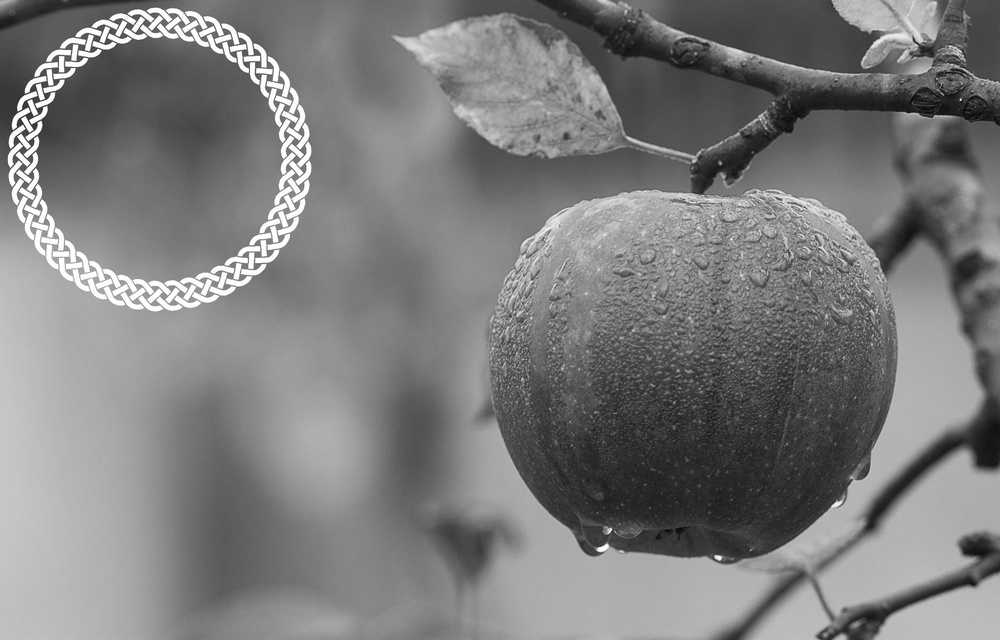
%> input picture use-case-images/apple+circle.jpeg, 1000 x 640 px, shrunk from 1880 x 1204 before the run
$ octave --eval "result = histogramEqualization(imread('../use-case-images/apple+circle.jpeg'));"   (GNU Octave 9; MATLAB toolbox functions it lacks are replaced by stand-ins)
%> lines starting %> are read from the running program, lines starting %| are printed output that depends on the picture
function [newImg, newCounts, indices] = histogramEqualization(img)
    % Image histogram
    oldCounts = imhist(img);
%> oldCounts = 256 values, max 7512 at index 175, min 0 at index 1, mean 2500
    indices = oldCounts;
%> indices has the same summary as oldCounts
    % Max color
    mxc = size(indices, 1);
%> mxc = 256
    % Prefix sum
    for i = 2 : mxc
        indices(i) = indices(i - 1) + indices(i);
    end
%> after the loop, indices = 256 values from 0 to 640000
    % Divide and multiply
    indices = round(indices / indices(mxc) * (mxc - 1));
%> indices = 256 values from 0 to 255
    % New counts
    newCounts = zeros(mxc, 1);
    for i = 1 : mxc
        newCounts(indices(i) + 1) = newCounts(indices(i) + 1) + oldCounts(i);
    end
%> after the loop, newCounts = 256 values, max 7512 at index 218, min 0 at index 31, mean 2500
    % Create the equalized image
    newImg = img;
%> newImg is the input picture: size 640x1000 uint8; min 1, max 255, mean 124.7
    for i = 1 : mxc
        newImg(img == (i - 1)) = indices(i);
    end
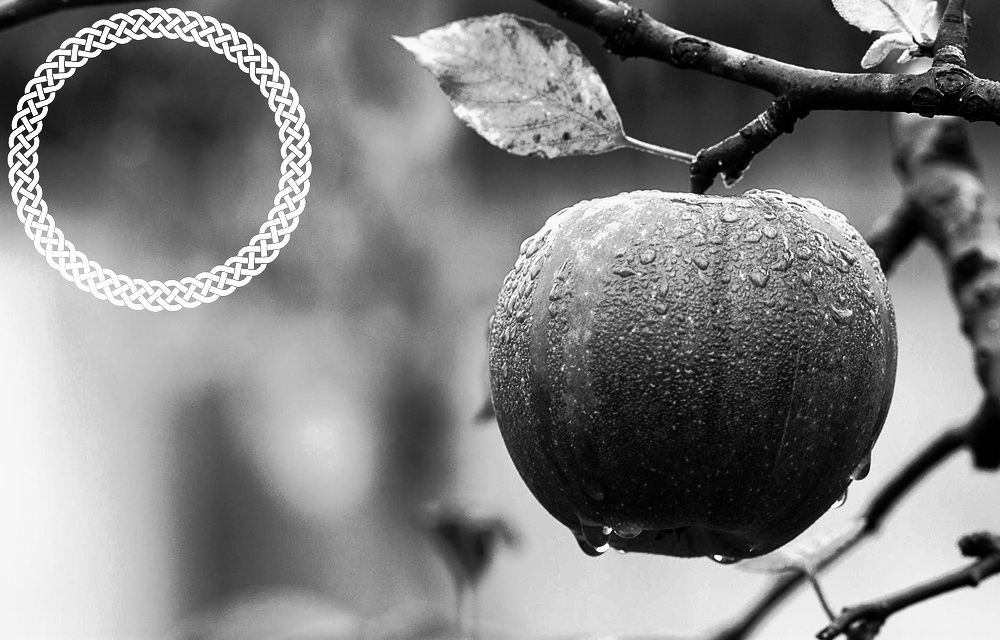
%> newImg: size 640x1000 uint8; min 0, max 255, mean 128.3
    % Displaying
    subplot(1, 2, 1), imshow(img), title('Old Image');
    subplot(1, 2, 2), imshow(newImg), title('New Image');
end

$ run again, on use-case-images/bicycle.jpeg
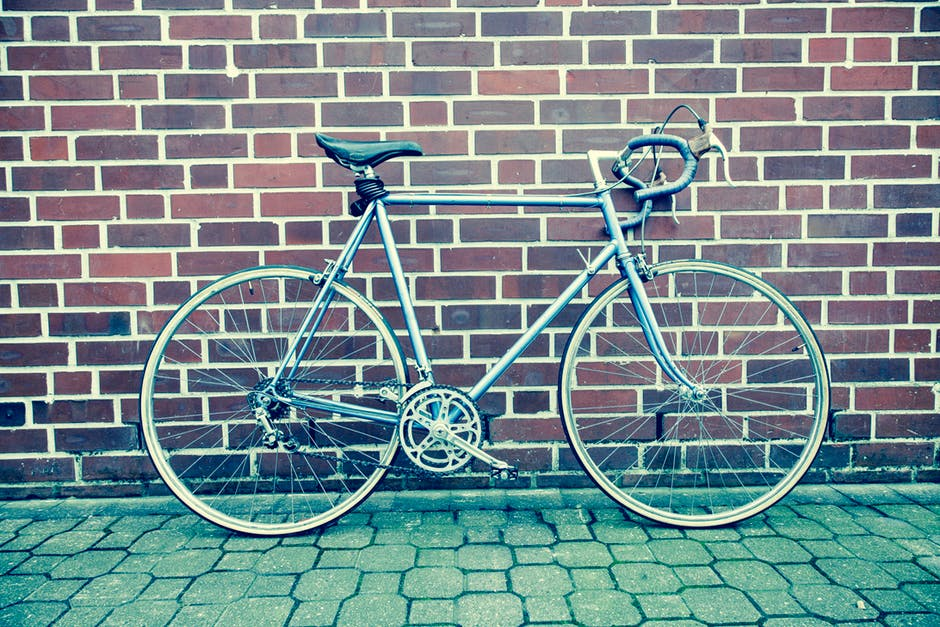
%> input picture use-case-images/bicycle.jpeg, 940 x 627 px
%> oldCounts = 256 values, max 23257 at index 1, min 1307 at index 21, mean 6906.8
%> in histogramEqualization, `indices = oldCounts;`: indices has the same summary as oldCounts
%> after the loop in histogramEqualization, `for i = 2 : mxc`: indices = 256 values from 23257 to 1768140
%> in histogramEqualization, `indices = round(indices / indices(mxc) * (mxc - 1));`: indices = 256 values from 3 to 255
%> after the loop in histogramEqualization, `for i = 1 : mxc`: newCounts = 256 values, max 23257 at index 4, min 0 at index 1, mean 6906.8
%> in histogramEqualization, newImg is the input picture: size 627x940x3 uint8; mean R, G, B 119.7, 140.7, 142.9
%> after the loop in histogramEqualization, `for i = 1 : mxc`:
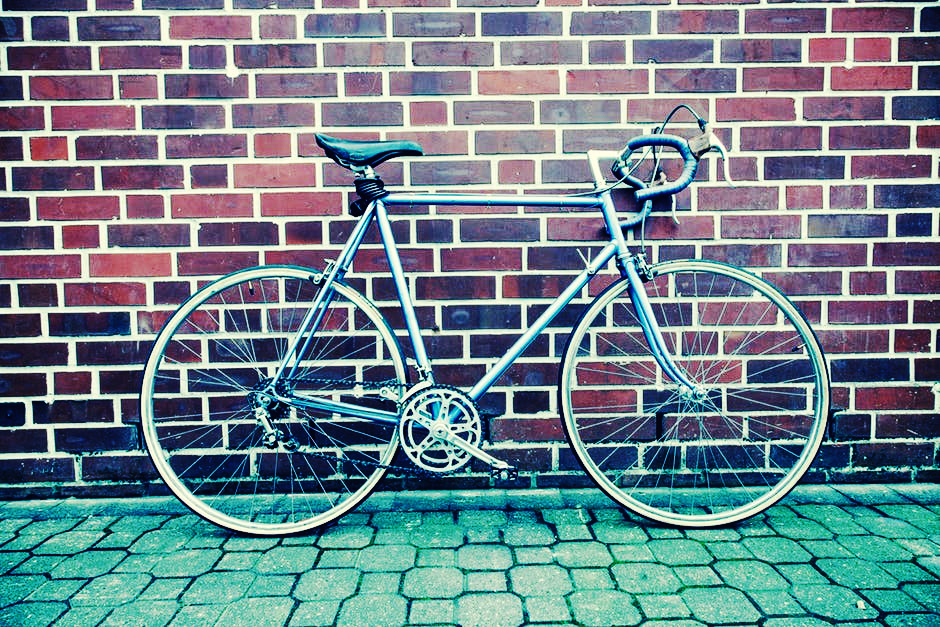
%> newImg: size 627x940x3 uint8; mean R, G, B 111.5, 132, 141.2
